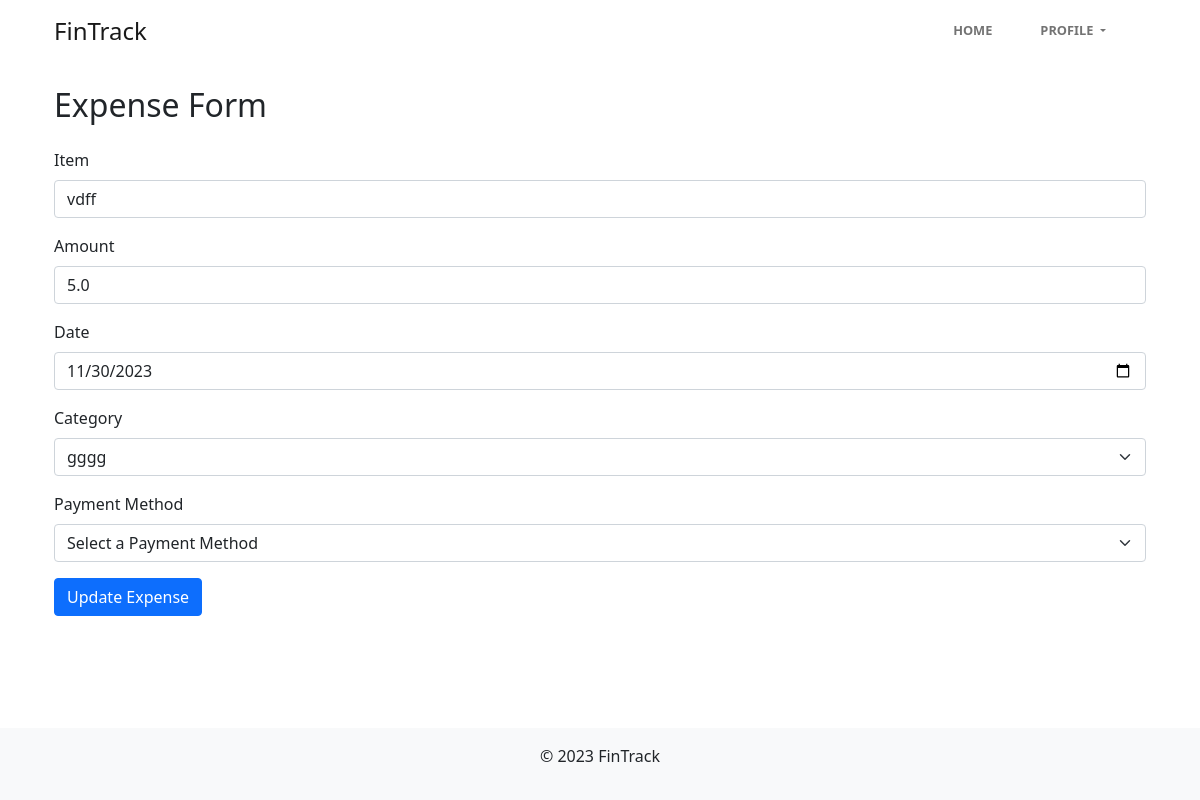
/editexpense/5 (signed in), run on the app's committed database.
### tables this page shows
CREATE TABLE ExpenseItem
(
    ExpenseID  INTEGER PRIMARY KEY AUTOINCREMENT,
    UserID     INTEGER NOT NULL,
    Item       TEXT    NOT NULL,
    Amount     REAL    NOT NULL,
    Date       DATE    NOT NULL,
    CategoryID INTEGER NOT NULL,
    FOREIGN KEY (UserID) REFERENCES User (UserID) ON DELETE CASCADE,
    FOREIGN KEY (CategoryID) REFERENCES Category (CategoryID)
);

CREATE TABLE Category
(
    CategoryID   INTEGER PRIMARY KEY AUTOINCREMENT,
    CategoryName TEXT UNIQUE NOT NULL
);

### app.py (the view, shortened to what this page needs)
@app.route('/editexpense/<int:expenseID>', methods = ['GET', 'POST'])
@login_required
def editExpense(expenseID):
    db = get_db()
    cursor = db.cursor()
    if request.method == 'GET':
        cursor.execute('SELECT * FROM ExpenseItem WHERE UserID = ?', (session['userID'],))
        expense = cursor.fetchone()
        if expense is None:
            return redirect(url_for('expenseForm'))
        cursor.execute('SELECT CategoryID, CategoryName FROM Category')
        categories = cursor.fetchall()
        cursor.execute('SELECT PaymentMethodID, PaymentMethodName FROM PaymentMethod WHERE UserID = ?',
                       (session['userID'],))
        paymentMethods = cursor.fetchall()
        return render_template('Authenticated/editexpenses.html', expense = expense, categories = categories,
                               payment_methods = paymentMethods)

### db.py (called while the page is built)
def get_db():
    if 'db' not in g:
        g.db = sqlite3.connect(
            current_app.config['DATABASE'],
            detect_types = sqlite3.PARSE_DECLTYPES
        )
        g.db.row_factory = sqlite3.Row
    return g.db

### helpers/loginAuth.py (called while the page is built)
def login_required(f):
    @wraps(f)
    def decorated_function(*args, **kwargs):
        if 'loggedin' not in session:
            flash('You need to be logged in to access this page.', 'danger')
            return redirect(url_for('login'))
        return f(*args, **kwargs)
    return decorated_function

### templates/Authenticated/editexpenses.html (shortened to what this page needs)
{% extends 'Authenticated/authenticated_base.html' %}
{% block content %}
<div class="container mt-4">
    <h2 class="mb-4">Expense Form</h2>
    <form method="POST" id="expenseForm">
        <div class="mb-3">
            <label for="item" class="form-label">Item</label>
            <input type="text" class="form-control" id="item" name="item" required value="{{ expense.Item }}">
        </div>
        <div class="mb-3">
            <label for="amount" class="form-label">Amount</label>
            <input type="number" class="form-control" id="amount" name="amount" step="0.01" required value="{{ expense.amount }}">
        </div>
        <div class="mb-3">
            <label for="date" class="form-label">Date</label>
            <input type="date" class="form-control" id="date" name="date" required value="{{ expense.date }}">
        </div>
        <div class="mb-3">
            <label for="category-select" class="form-label">Category</label>
            <select class="form-select" id="category-select" name="category">
                {% for category in categories %}
                <option value="{{ category.CategoryID }}" {% if category.CategoryID == expense.CategoryID %} selected {% endif %}>{{ category.CategoryName }}</option>
                {% endfor %}
            </select>
        </div>
        <div class="mb-3">
            <label for="payment-method-select" class="form-label">Payment Method</label>
            <select class="form-select" id="payment-method-select" name="payment-method-select">
                <option value="">Select a Payment Method</option>
            </select>
        </div>
        <button type="submit" class="btn btn-primary">Update Expense</button>
    </form>
</div>
{% endblock %}

### data on the page
ExpenseItem: item "vdff", amount "5.0", date "11/30/2023", category "gggg"
